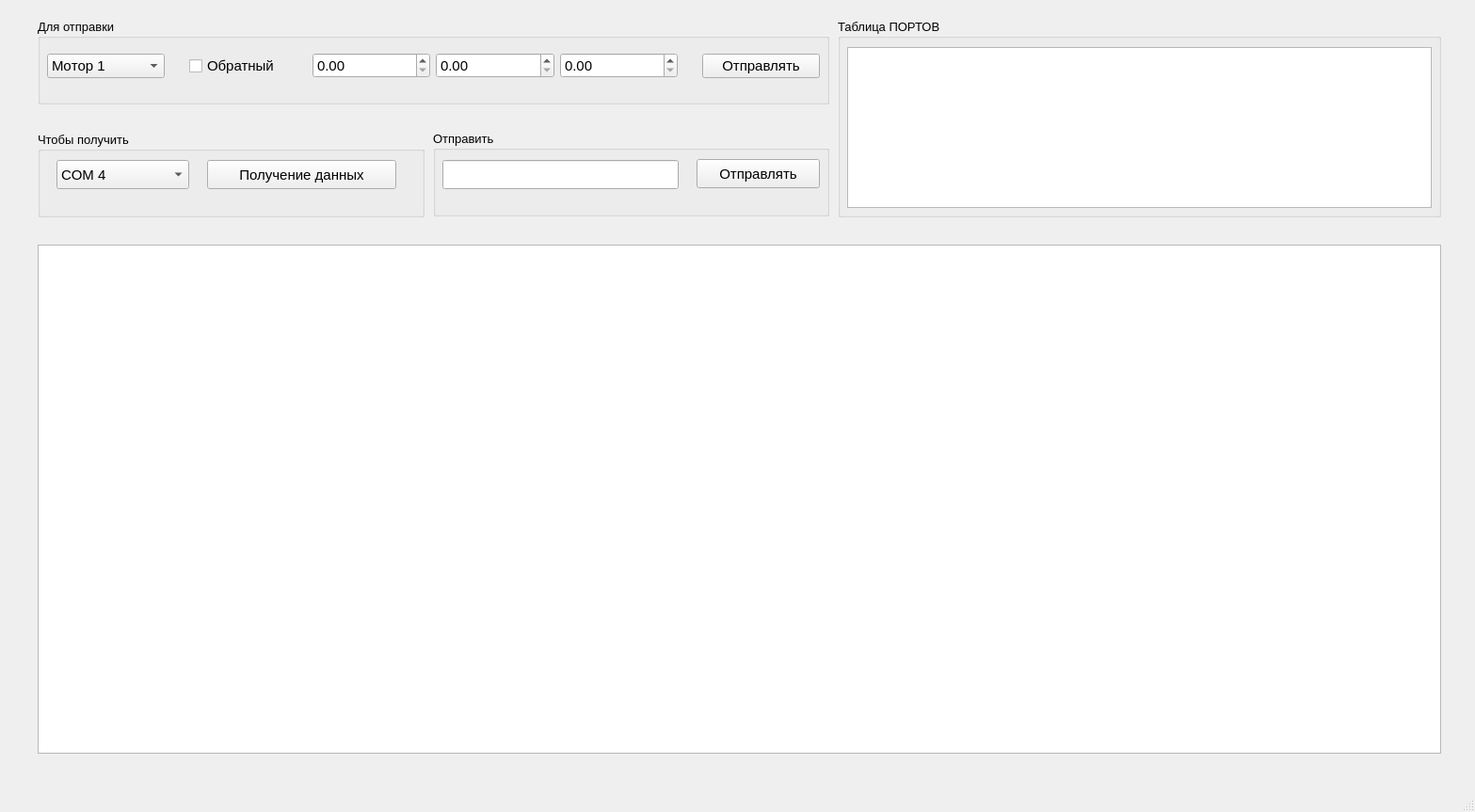
<?xml version="1.0" encoding="UTF-8"?>
<ui version="4.0">
 <class>MainWindow</class>
 <widget class="QMainWindow" name="MainWindow">
  <property name="windowModality">
   <enum>Qt::NonModal</enum>
  </property>
  <property name="geometry">
   <rect>
    <x>0</x>
    <y>0</y>
    <width>1567</width>
    <height>863</height>
   </rect>
  </property>
  <property name="windowTitle">
   <string>COM PORT UI</string>
  </property>
  <property name="autoFillBackground">
   <bool>true</bool>
  </property>
  <widget class="QWidget" name="centralwidget">
   <widget class="QGroupBox" name="groupBox">
    <property name="geometry">
     <rect>
      <x>40</x>
      <y>20</y>
      <width>841</width>
      <height>91</height>
     </rect>
    </property>
    <property name="font">
     <font>
      <pointsize>10</pointsize>
     </font>
    </property>
    <property name="title">
     <string>Для отправки</string>
    </property>
    <widget class="QWidget" name="horizontalLayoutWidget">
     <property name="geometry">
      <rect>
       <x>10</x>
       <y>10</y>
       <width>821</width>
       <height>80</height>
      </rect>
     </property>
     <layout class="QHBoxLayout" name="horizontalLayout">
      <item>
       <widget class="QComboBox" name="comboBox_selectMotor">
        <property name="enabled">
         <bool>true</bool>
        </property>
        <property name="font">
         <font>
          <pointsize>11</pointsize>
         </font>
        </property>
        <property name="editable">
         <bool>false</bool>
        </property>
        <property name="currentText">
         <string>Мoтор 1</string>
        </property>
        <item>
         <property name="text">
          <string>Мoтор 1</string>
         </property>
         <property name="icon">
          <iconset>
           <normaloff>icons/motor.png</normaloff>icons/motor.png</iconset>
         </property>
        </item>
        <item>
         <property name="text">
          <string>Мoтор 2</string>
         </property>
         <property name="icon">
          <iconset>
           <normaloff>icons/motor.png</normaloff>icons/motor.png</iconset>
         </property>
        </item>
        <item>
         <property name="text">
          <string>Мoтор 3</string>
         </property>
         <property name="icon">
          <iconset>
           <normaloff>icons/motor.png</normaloff>icons/motor.png</iconset>
         </property>
        </item>
        <item>
         <property name="text">
          <string>Мoтор 4</string>
         </property>
         <property name="icon">
          <iconset>
           <normaloff>icons/motor.png</normaloff>icons/motor.png</iconset>
         </property>
        </item>
        <item>
         <property name="text">
          <string>Мoтор 5</string>
         </property>
         <property name="icon">
          <iconset>
           <normaloff>icons/motor.png</normaloff>icons/motor.png</iconset>
         </property>
        </item>
        <item>
         <property name="text">
          <string>Мoтор 6</string>
         </property>
         <property name="icon">
          <iconset>
           <normaloff>icons/motor.png</normaloff>icons/motor.png</iconset>
         </property>
        </item>
        <item>
         <property name="text">
          <string>Мoтор 7</string>
         </property>
         <property name="icon">
          <iconset>
           <normaloff>icons/motor.png</normaloff>icons/motor.png</iconset>
         </property>
        </item>
        <item>
         <property name="text">
          <string>Мoтор 8</string>
         </property>
         <property name="icon">
          <iconset>
           <normaloff>icons/motor.png</normaloff>icons/motor.png</iconset>
         </property>
        </item>
       </widget>
      </item>
      <item>
       <spacer name="horizontalSpacer">
        <property name="orientation">
         <enum>Qt::Horizontal</enum>
        </property>
        <property name="sizeType">
         <enum>QSizePolicy::Fixed</enum>
        </property>
        <property name="sizeHint" stdset="0">
         <size>
          <width>20</width>
          <height>20</height>
         </size>
        </property>
       </spacer>
      </item>
      <item>
       <widget class="QCheckBox" name="checkBox">
        <property name="font">
         <font>
          <pointsize>11</pointsize>
         </font>
        </property>
        <property name="autoFillBackground">
         <bool>false</bool>
        </property>
        <property name="text">
         <string>Обратный</string>
        </property>
       </widget>
      </item>
      <item>
       <widget class="QDoubleSpinBox" name="doubleSpinBox">
        <property name="font">
         <font>
          <pointsize>11</pointsize>
         </font>
        </property>
       </widget>
      </item>
      <item>
       <widget class="QDoubleSpinBox" name="doubleSpinBox_2">
        <property name="font">
         <font>
          <pointsize>11</pointsize>
         </font>
        </property>
       </widget>
      </item>
      <item>
       <widget class="QDoubleSpinBox" name="doubleSpinBox_3">
        <property name="font">
         <font>
          <pointsize>11</pointsize>
         </font>
        </property>
       </widget>
      </item>
      <item>
       <spacer name="horizontalSpacer_2">
        <property name="orientation">
         <enum>Qt::Horizontal</enum>
        </property>
        <property name="sizeType">
         <enum>QSizePolicy::Fixed</enum>
        </property>
        <property name="sizeHint" stdset="0">
         <size>
          <width>20</width>
          <height>20</height>
         </size>
        </property>
       </spacer>
      </item>
      <item>
       <widget class="QPushButton" name="btn_send">
        <property name="font">
         <font>
          <pointsize>11</pointsize>
         </font>
        </property>
        <property name="text">
         <string>Отправлять</string>
        </property>
        <property name="icon">
         <iconset>
          <normaloff>icons/send.png</normaloff>icons/send.png</iconset>
        </property>
       </widget>
      </item>
     </layout>
    </widget>
   </widget>
   <widget class="QGroupBox" name="groupBox_2">
    <property name="geometry">
     <rect>
      <x>40</x>
      <y>140</y>
      <width>411</width>
      <height>91</height>
     </rect>
    </property>
    <property name="font">
     <font>
      <pointsize>10</pointsize>
     </font>
    </property>
    <property name="title">
     <string>Чтобы получить</string>
    </property>
    <widget class="QComboBox" name="comboBox_ports">
     <property name="geometry">
      <rect>
       <x>20</x>
       <y>30</y>
       <width>141</width>
       <height>31</height>
      </rect>
     </property>
     <property name="font">
      <font>
       <pointsize>11</pointsize>
      </font>
     </property>
     <property name="layoutDirection">
      <enum>Qt::LeftToRight</enum>
     </property>
     <item>
      <property name="text">
       <string>COM 4</string>
      </property>
      <property name="icon">
       <iconset>
        <normaloff>icons/port.png</normaloff>icons/port.png</iconset>
      </property>
     </item>
    </widget>
    <widget class="QPushButton" name="btn_input">
     <property name="geometry">
      <rect>
       <x>180</x>
       <y>30</y>
       <width>201</width>
       <height>31</height>
      </rect>
     </property>
     <property name="font">
      <font>
       <pointsize>11</pointsize>
      </font>
     </property>
     <property name="text">
      <string>Получение данных</string>
     </property>
     <property name="icon">
      <iconset>
       <normaloff>icons/input.png</normaloff>icons/input.png</iconset>
     </property>
    </widget>
   </widget>
   <widget class="QGroupBox" name="groupBox_3">
    <property name="geometry">
     <rect>
      <x>890</x>
      <y>20</y>
      <width>641</width>
      <height>211</height>
     </rect>
    </property>
    <property name="font">
     <font>
      <pointsize>10</pointsize>
     </font>
    </property>
    <property name="title">
     <string>Таблица ПОРТОВ</string>
    </property>
    <widget class="QWidget" name="verticalLayoutWidget">
     <property name="geometry">
      <rect>
       <x>10</x>
       <y>30</y>
       <width>621</width>
       <height>171</height>
      </rect>
     </property>
     <layout class="QVBoxLayout" name="verticalLayout">
      <item>
       <widget class="QTableView" name="tableView"/>
      </item>
     </layout>
    </widget>
   </widget>
   <widget class="QGroupBox" name="groupBox_4">
    <property name="geometry">
     <rect>
      <x>460</x>
      <y>139</y>
      <width>421</width>
      <height>91</height>
     </rect>
    </property>
    <property name="font">
     <font>
      <pointsize>10</pointsize>
     </font>
    </property>
    <property name="title">
     <string>Отправить</string>
    </property>
    <widget class="QLineEdit" name="lineEdit">
     <property name="geometry">
      <rect>
       <x>10</x>
       <y>31</y>
       <width>251</width>
       <height>31</height>
      </rect>
     </property>
     <property name="font">
      <font>
       <pointsize>11</pointsize>
      </font>
     </property>
    </widget>
    <widget class="QPushButton" name="btn_send_2">
     <property name="geometry">
      <rect>
       <x>280</x>
       <y>30</y>
       <width>131</width>
       <height>31</height>
      </rect>
     </property>
     <property name="font">
      <font>
       <pointsize>11</pointsize>
      </font>
     </property>
     <property name="text">
      <string>Отправлять</string>
     </property>
     <property name="icon">
      <iconset>
       <normaloff>icons/send.png</normaloff>icons/send.png</iconset>
     </property>
    </widget>
   </widget>
   <widget class="QTextBrowser" name="textBrowser">
    <property name="geometry">
     <rect>
      <x>40</x>
      <y>260</y>
      <width>1491</width>
      <height>541</height>
     </rect>
    </property>
   </widget>
  </widget>
  <widget class="QMenuBar" name="menubar">
   <property name="geometry">
    <rect>
     <x>0</x>
     <y>0</y>
     <width>1567</width>
     <height>26</height>
    </rect>
   </property>
  </widget>
  <widget class="QStatusBar" name="statusbar"/>
 </widget>
 <resources/>
 <connections/>
</ui>
